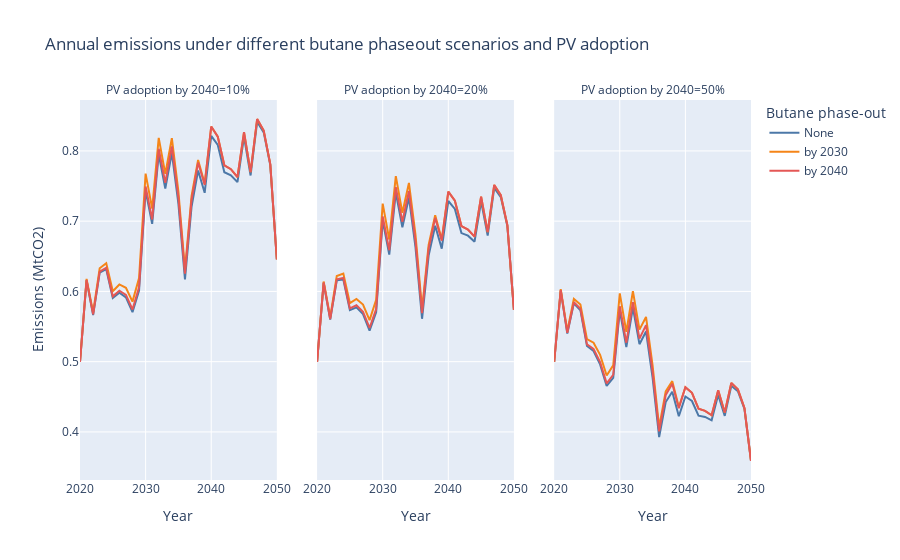

The notebook cell saved with this chart:
### Code cell
all_dfs['Total_emissions(MtCO2)'] = all_dfs[['butane_emissions(MtCO2)', 'grid_emissions(MtCO2)']].sum(axis=1)
dff = all_dfs.groupby(['Year','butane_phaseout', 'pv_adoption'])['Total_emissions(MtCO2)'].sum().reset_index()

dff = dff.copy().melt(value_vars=['Total_emissions(MtCO2)'], 
         id_vars=['Year','butane_phaseout', 'pv_adoption'])

fig = px.line(dff, x='Year', y='value', color='butane_phaseout',
             facet_col='pv_adoption', title='Annual emissions under different butane phaseout scenarios and PV adoption',
             color_discrete_sequence=px.colors.qualitative.T10,
             labels={
                     "butane_phaseout": "Butane phase-out",
                     "pv_adoption": "PV adoption by 2040",
                     "value": "Emissions (MtCO2)"
                     },
#              facet_row_spacing=0.04, # default is 0.07 when facet_col_wrap is used
             facet_col_spacing=0.06,
             )
fig.show()
# fig.write_image('AnnualEmissions.pdf', width=900)

### Figure 1 — Plotly figure (JSON) as saved in the notebook; plotly's stock layout.template omitted (floating-point values rounded to 4 significant figures)
{"data": [{"hovertemplate": "Butane phase-out=None<br>PV adoption by 2040=10%<br>Year=%{x}<br>Emissions (MtCO2)=%{y}<extra></extra>", "legendgroup": "None", "line": {"color": "#4C78A8", "dash": "solid"}, "mode": "lines", "name": "None", "orientation": "v", "showlegend": true, "type": "scatter", "x": [2020, 2021, 2022, 2023, 2024, 2025, 2026, 2027, 2028, 2029, 2030, 2031, 2032, 2033, 2034, 2035, 2036, 2037, 2038, 2039, 2040, 2041, 2042, 2043, 2044, 2045, 2046, 2047, 2048, 2049, 2050], "xaxis": "x", "y": [0.4997, 0.6157, 0.5663, 0.6267, 0.6317, 0.5906, 0.5981, 0.5916, 0.5705, 0.6014, 0.7433, 0.6962, 0.7952, 0.7466, 0.7974, 0.7245, 0.6172, 0.7204, 0.7722, 0.7404, 0.8214, 0.8085, 0.7697, 0.7653, 0.7555, 0.8202, 0.765, 0.8414, 0.8264, 0.78, 0.6455], "yaxis": "y"}, {"hovertemplate": "Butane phase-out=None<br>PV adoption by 2040=20%<br>Year=%{x}<br>Emissions (MtCO2)=%{y}<extra></extra>", "legendgroup": "None", "line": {"color": "#4C78A8", "dash": "solid"}, "mode": "lines", "name": "None", "orientation": "v", "showlegend": false, "type": "scatter", "x": [2020, 2021, 2022, 2023, 2024, 2025, 2026, 2027, 2028, 2029, 2030, 2031, 2032, 2033, 2034, 2035, 2036, 2037, 2038, 2039, 2040, 2041, 2042, 2043, 2044, 2045, 2046, 2047, 2048, 2049, 2050], "xaxis": "x2", "y": [0.4997, 0.6121, 0.5598, 0.6158, 0.617, 0.5735, 0.5773, 0.5677, 0.5442, 0.5703, 0.7007, 0.6523, 0.7406, 0.6911, 0.7337, 0.6627, 0.561, 0.6509, 0.6935, 0.6609, 0.7287, 0.7174, 0.683, 0.6793, 0.6708, 0.7283, 0.6795, 0.7475, 0.7343, 0.6932, 0.5738], "yaxis": "y2"}, {"hovertemplate": "Butane phase-out=None<br>PV adoption by 2040=50%<br>Year=%{x}<br>Emissions (MtCO2)=%{y}<extra></extra>", "legendgroup": "None", "line": {"color": "#4C78A8", "dash": "solid"}, "mode": "lines", "name": "None", "orientation": "v", "showlegend": false, "type": "scatter", "x": [2020, 2021, 2022, 2023, 2024, 2025, 2026, 2027, 2028, 2029, 2030, 2031, 2032, 2033, 2034, 2035, 2036, 2037, 2038, 2039, 2040, 2041, 2042, 2043, 2044, 2045, 2046, 2047, 2048, 2049, 2050], "xaxis": "x3", "y": [0.4997, 0.6013, 0.54, 0.583, 0.5731, 0.5222, 0.5152, 0.4961, 0.4654, 0.4769, 0.5727, 0.5207, 0.5769, 0.5249, 0.5428, 0.4771, 0.3927, 0.4425, 0.4573, 0.4222, 0.4505, 0.444, 0.4232, 0.4214, 0.4165, 0.4528, 0.4228, 0.4657, 0.4579, 0.4328, 0.3586], "yaxis": "y3"}, {"hovertemplate": "Butane phase-out=by 2030<br>PV adoption by 2040=10%<br>Year=%{x}<br>Emissions (MtCO2)=%{y}<extra></extra>", "legendgroup": "by 2030", "line": {"color": "#F58518", "dash": "solid"}, "mode": "lines", "name": "by 2030", "orientation": "v", "showlegend": true, "type": "scatter", "x": [2020, 2021, 2022, 2023, 2024, 2025, 2026, 2027, 2028, 2029, 2030, 2031, 2032, 2033, 2034, 2035, 2036, 2037, 2038, 2039, 2040, 2041, 2042, 2043, 2044, 2045, 2046, 2047, 2048, 2049, 2050], "xaxis": "x", "y": [0.4997, 0.6177, 0.5701, 0.6329, 0.64, 0.6003, 0.6099, 0.6052, 0.5855, 0.6191, 0.7677, 0.7178, 0.8186, 0.7673, 0.8182, 0.7422, 0.6312, 0.7356, 0.7872, 0.7536, 0.8347, 0.8203, 0.7796, 0.7739, 0.7628, 0.8268, 0.7699, 0.8454, 0.829, 0.7812, 0.6455], "yaxis": "y"}, {"hovertemplate": "Butane phase-out=by 2030<br>PV adoption by 2040=20%<br>Year=%{x}<br>Emissions (MtCO2)=%{y}<extra></extra>", "legendgroup": "by 2030", "line": {"color": "#F58518", "dash": "solid"}, "mode": "lines", "name": "by 2030", "orientation": "v", "showlegend": false, "type": "scatter", "x": [2020, 2021, 2022, 2023, 2024, 2025, 2026, 2027, 2028, 2029, 2030, 2031, 2032, 2033, 2034, 2035, 2036, 2037, 2038, 2039, 2040, 2041, 2042, 2043, 2044, 2045, 2046, 2047, 2048, 2049, 2050], "xaxis": "x2", "y": [0.4997, 0.6142, 0.5635, 0.622, 0.6254, 0.5832, 0.5892, 0.5813, 0.5592, 0.588, 0.7251, 0.674, 0.764, 0.7119, 0.7545, 0.6804, 0.5751, 0.6661, 0.7084, 0.674, 0.7419, 0.7291, 0.6929, 0.6879, 0.678, 0.7349, 0.6844, 0.7515, 0.7369, 0.6944, 0.5738], "yaxis": "y2"}, {"hovertemplate": "Butane phase-out=by 2030<br>PV adoption by 2040=50%<br>Year=%{x}<br>Emissions (MtCO2)=%{y}<extra></extra>", "legendgroup": "by 2030", "line": {"color": "#F58518", "dash": "solid"}, "mode": "lines", "name": "by 2030", "orientation": "v", "showlegend": false, "type": "scatter", "x": [2020, 2021, 2022, 2023, 2024, 2025, 2026, 2027, 2028, 2029, 2030, 2031, 2032, 2033, 2034, 2035, 2036, 2037, 2038, 2039, 2040, 2041, 2042, 2043, 2044, 2045, 2046, 2047, 2048, 2049, 2050], "xaxis": "x3", "y": [0.4997, 0.6034, 0.5438, 0.5893, 0.5815, 0.532, 0.527, 0.5097, 0.4804, 0.4947, 0.5971, 0.5424, 0.6003, 0.5456, 0.5636, 0.4948, 0.4068, 0.4577, 0.4723, 0.4354, 0.4637, 0.4557, 0.4331, 0.43, 0.4238, 0.4593, 0.4277, 0.4697, 0.4606, 0.434, 0.3586], "yaxis": "y3"}, {"hovertemplate": "Butane phase-out=by 2040<br>PV adoption by 2040=10%<br>Year=%{x}<br>Emissions (MtCO2)=%{y}<extra></extra>", "legendgroup": "by 2040", "line": {"color": "#E45756", "dash": "solid"}, "mode": "lines", "name": "by 2040", "orientation": "v", "showlegend": true, "type": "scatter", "x": [2020, 2021, 2022, 2023, 2024, 2025, 2026, 2027, 2028, 2029, 2030, 2031, 2032, 2033, 2034, 2035, 2036, 2037, 2038, 2039, 2040, 2041, 2042, 2043, 2044, 2045, 2046, 2047, 2048, 2049, 2050], "xaxis": "x", "y": [0.4997, 0.6162, 0.5673, 0.6282, 0.6337, 0.593, 0.601, 0.595, 0.5742, 0.6058, 0.7494, 0.7025, 0.803, 0.7545, 0.8065, 0.7334, 0.6252, 0.7303, 0.7834, 0.7518, 0.8347, 0.8203, 0.7796, 0.7739, 0.7628, 0.8268, 0.7699, 0.8454, 0.829, 0.7812, 0.6455], "yaxis": "y"}, {"hovertemplate": "Butane phase-out=by 2040<br>PV adoption by 2040=20%<br>Year=%{x}<br>Emissions (MtCO2)=%{y}<extra></extra>", "legendgroup": "by 2040", "line": {"color": "#E45756", "dash": "solid"}, "mode": "lines", "name": "by 2040", "orientation": "v", "showlegend": false, "type": "scatter", "x": [2020, 2021, 2022, 2023, 2024, 2025, 2026, 2027, 2028, 2029, 2030, 2031, 2032, 2033, 2034, 2035, 2036, 2037, 2038, 2039, 2040, 2041, 2042, 2043, 2044, 2045, 2046, 2047, 2048, 2049, 2050], "xaxis": "x2", "y": [0.4997, 0.6126, 0.5607, 0.6173, 0.6191, 0.5759, 0.5803, 0.5711, 0.5479, 0.5747, 0.7068, 0.6586, 0.7484, 0.6991, 0.7428, 0.6715, 0.5691, 0.6609, 0.7047, 0.6722, 0.7419, 0.7291, 0.6929, 0.6879, 0.678, 0.7349, 0.6844, 0.7515, 0.7369, 0.6944, 0.5738], "yaxis": "y2"}, {"hovertemplate": "Butane phase-out=by 2040<br>PV adoption by 2040=50%<br>Year=%{x}<br>Emissions (MtCO2)=%{y}<extra></extra>", "legendgroup": "by 2040", "line": {"color": "#E45756", "dash": "solid"}, "mode": "lines", "name": "by 2040", "orientation": "v", "showlegend": false, "type": "scatter", "x": [2020, 2021, 2022, 2023, 2024, 2025, 2026, 2027, 2028, 2029, 2030, 2031, 2032, 2033, 2034, 2035, 2036, 2037, 2038, 2039, 2040, 2041, 2042, 2043, 2044, 2045, 2046, 2047, 2048, 2049, 2050], "xaxis": "x3", "y": [0.4997, 0.6019, 0.5409, 0.5846, 0.5752, 0.5247, 0.5181, 0.4995, 0.4691, 0.4814, 0.5788, 0.527, 0.5847, 0.5328, 0.5519, 0.486, 0.4007, 0.4525, 0.4686, 0.4336, 0.4637, 0.4557, 0.4331, 0.43, 0.4238, 0.4593, 0.4277, 0.4697, 0.4606, 0.434, 0.3586], "yaxis": "y3"}], "layout": {"annotations": [{"font": {}, "showarrow": false, "text": "PV adoption by 2040=10%", "x": 0.1467, "xanchor": "center", "xref": "paper", "y": 1, "yanchor": "bottom", "yref": "paper"}, {"font": {}, "showarrow": false, "text": "PV adoption by 2040=20%", "x": 0.5, "xanchor": "center", "xref": "paper", "y": 1, "yanchor": "bottom", "yref": "paper"}, {"font": {}, "showarrow": false, "text": "PV adoption by 2040=50%", "x": 0.8533, "xanchor": "center", "xref": "paper", "y": 1, "yanchor": "bottom", "yref": "paper"}], "legend": {"title": {"text": "Butane phase-out"}, "tracegroupgap": 0}, "title": {"text": "Annual emissions under different butane phaseout scenarios and PV adoption"}, "xaxis": {"anchor": "y", "domain": [0, 0.2933], "title": {"text": "Year"}}, "xaxis2": {"anchor": "y2", "domain": [0.3533, 0.6467], "matches": "x", "title": {"text": "Year"}}, "xaxis3": {"anchor": "y3", "domain": [0.7067, 1], "matches": "x", "title": {"text": "Year"}}, "yaxis": {"anchor": "x", "domain": [0, 1], "title": {"text": "Emissions (MtCO2)"}}, "yaxis2": {"anchor": "x2", "domain": [0, 1], "matches": "y", "showticklabels": false}, "yaxis3": {"anchor": "x3", "domain": [0, 1], "matches": "y", "showticklabels": false}}}
